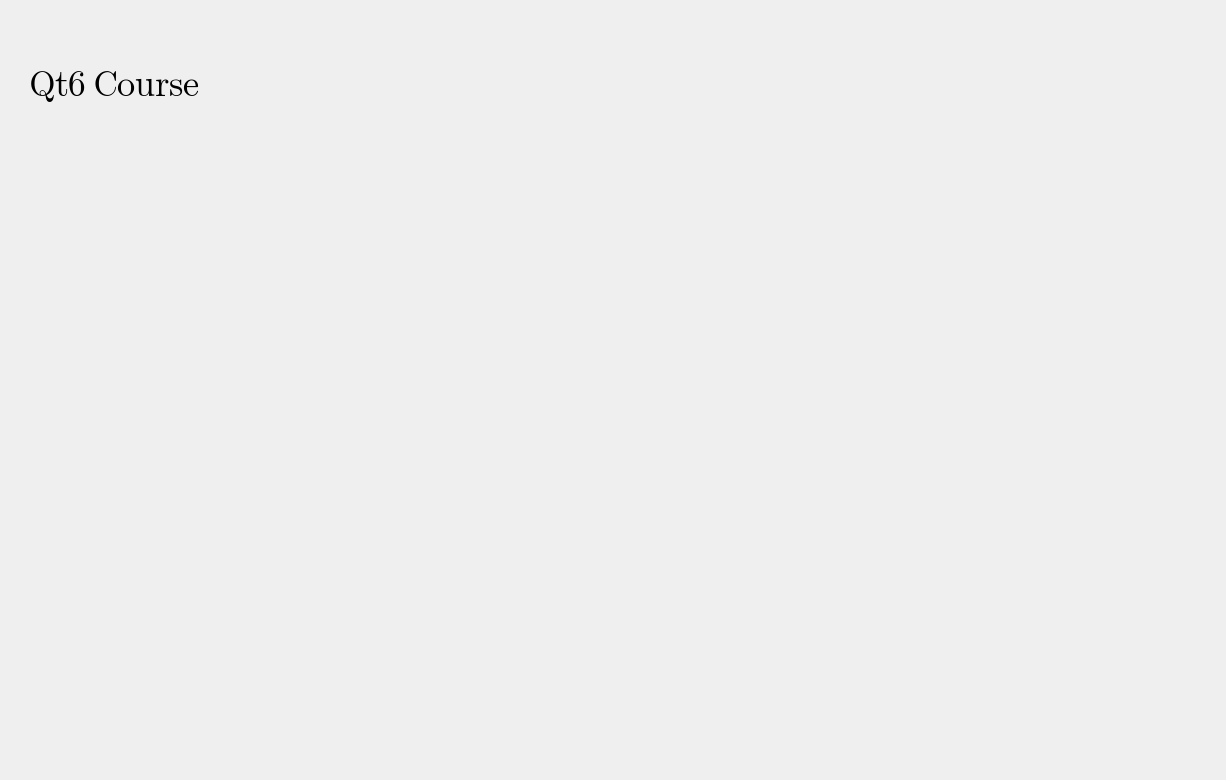
<?xml version="1.0" encoding="UTF-8"?>
<ui version="4.0">
 <class>Widget</class>
 <widget class="QWidget" name="Widget">
  <property name="geometry">
   <rect>
    <x>0</x>
    <y>0</y>
    <width>1226</width>
    <height>780</height>
   </rect>
  </property>
  <property name="font">
   <font>
    <pointsize>26</pointsize>
   </font>
  </property>
  <property name="windowTitle">
   <string>Widget</string>
  </property>
  <widget class="QLabel" name="label">
   <property name="geometry">
    <rect>
     <x>30</x>
     <y>30</y>
     <width>301</width>
     <height>111</height>
    </rect>
   </property>
   <property name="font">
    <font>
     <family>Segoe UI Emoji</family>
     <pointsize>26</pointsize>
     <bold>false</bold>
    </font>
   </property>
   <property name="text">
    <string>Qt6 Course</string>
   </property>
  </widget>
  <widget class="QLabel" name="labelImage">
   <property name="geometry">
    <rect>
     <x>400</x>
     <y>0</y>
     <width>741</width>
     <height>731</height>
    </rect>
   </property>
   <property name="text">
    <string/>
   </property>
  </widget>
 </widget>
 <resources/>
 <connections/>
</ui>
